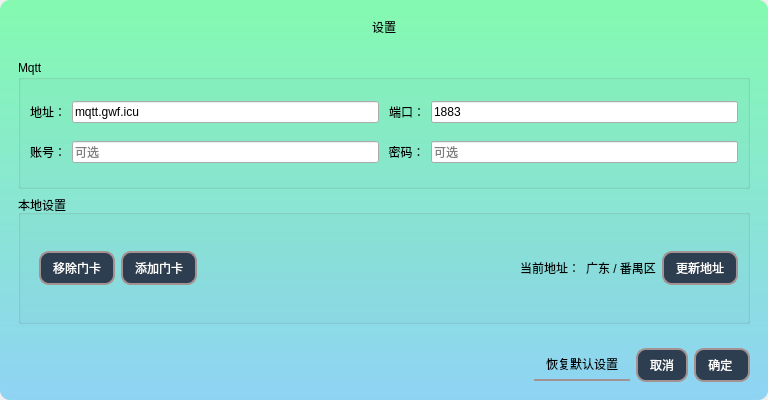
<?xml version="1.0" encoding="UTF-8"?>
<ui version="4.0">
 <class>Form</class>
 <widget class="QWidget" name="Form">
  <property name="geometry">
   <rect>
    <x>0</x>
    <y>0</y>
    <width>768</width>
    <height>400</height>
   </rect>
  </property>
  <property name="windowTitle">
   <string>Form</string>
  </property>
  <property name="styleSheet">
   <string notr="true"/>
  </property>
  <layout class="QVBoxLayout" name="verticalLayout">
   <property name="spacing">
    <number>0</number>
   </property>
   <property name="leftMargin">
    <number>0</number>
   </property>
   <property name="topMargin">
    <number>0</number>
   </property>
   <property name="rightMargin">
    <number>0</number>
   </property>
   <property name="bottomMargin">
    <number>0</number>
   </property>
   <item>
    <widget class="QWidget" name="mainWidget" native="true">
     <property name="styleSheet">
      <string notr="true">#mainWidget {
  background-color: qlineargradient(spread:pad, x1:1, y1:0, x2:1, y2:1, stop:0 rgba(132, 250, 176, 255), stop:1 rgba(143, 211, 244, 255));
border-radius:10px;
}

QPushButton {
	border-radius: 10px;
    padding: 6px 12px;
    background-color: #2C3E50;
    border: 2px solid rgb(164, 145, 145);
    color: white;
}

QPushButton:hover {
    background-color: #2980b9;
}

QPushButton:pressed {
    background-color: #2c3e50;
}
</string>
     </property>
     <layout class="QVBoxLayout" name="verticalLayout_2" stretch="0,4,0">
      <item>
       <widget class="QWidget" name="widget_2" native="true">
        <layout class="QVBoxLayout" name="verticalLayout_4">
         <item>
          <widget class="QLabel" name="label_5">
           <property name="text">
            <string>设置</string>
           </property>
           <property name="alignment">
            <set>Qt::AlignCenter</set>
           </property>
          </widget>
         </item>
        </layout>
       </widget>
      </item>
      <item>
       <widget class="QWidget" name="widget_3" native="true">
        <layout class="QVBoxLayout" name="verticalLayout_3">
         <item>
          <widget class="QGroupBox" name="groupBox_5">
           <property name="title">
            <string>Mqtt</string>
           </property>
           <layout class="QGridLayout" name="gridLayout">
            <item row="0" column="1">
             <widget class="QLineEdit" name="lineEdit">
              <property name="text">
               <string>mqtt.gwf.icu</string>
              </property>
              <property name="placeholderText">
               <string>Mqtt服务器地址</string>
              </property>
             </widget>
            </item>
            <item row="1" column="0">
             <widget class="QLabel" name="label_3">
              <property name="text">
               <string>账号：</string>
              </property>
              <property name="alignment">
               <set>Qt::AlignRight|Qt::AlignTrailing|Qt::AlignVCenter</set>
              </property>
             </widget>
            </item>
            <item row="0" column="0">
             <widget class="QLabel" name="label">
              <property name="text">
               <string>地址：</string>
              </property>
              <property name="alignment">
               <set>Qt::AlignRight|Qt::AlignTrailing|Qt::AlignVCenter</set>
              </property>
             </widget>
            </item>
            <item row="1" column="1">
             <widget class="QLineEdit" name="lineEdit_3">
              <property name="placeholderText">
               <string>可选</string>
              </property>
             </widget>
            </item>
            <item row="1" column="2">
             <widget class="QLabel" name="label_4">
              <property name="text">
               <string> 密码：</string>
              </property>
              <property name="alignment">
               <set>Qt::AlignCenter</set>
              </property>
             </widget>
            </item>
            <item row="0" column="3">
             <widget class="QLineEdit" name="lineEdit_2">
              <property name="text">
               <string>1883</string>
              </property>
              <property name="placeholderText">
               <string>Mqtt端口号(1883)</string>
              </property>
             </widget>
            </item>
            <item row="1" column="3">
             <widget class="QLineEdit" name="lineEdit_4">
              <property name="placeholderText">
               <string>可选</string>
              </property>
             </widget>
            </item>
            <item row="0" column="2">
             <widget class="QLabel" name="label_2">
              <property name="text">
               <string>端口：</string>
              </property>
              <property name="alignment">
               <set>Qt::AlignRight|Qt::AlignTrailing|Qt::AlignVCenter</set>
              </property>
             </widget>
            </item>
           </layout>
          </widget>
         </item>
         <item>
          <widget class="QGroupBox" name="groupBox">
           <property name="title">
            <string>本地设置</string>
           </property>
           <layout class="QHBoxLayout" name="horizontalLayout_2">
            <item>
             <widget class="QWidget" name="widget" native="true">
              <layout class="QGridLayout" name="gridLayout_2">
               <item row="0" column="1">
                <widget class="QPushButton" name="button_addRfid">
                 <property name="text">
                  <string>添加门卡</string>
                 </property>
                </widget>
               </item>
               <item row="0" column="0">
                <widget class="QPushButton" name="button_removeRfid">
                 <property name="text">
                  <string>移除门卡</string>
                 </property>
                </widget>
               </item>
              </layout>
             </widget>
            </item>
            <item>
             <widget class="QWidget" name="widget_5" native="true"/>
            </item>
            <item>
             <spacer name="horizontalSpacer_2">
              <property name="orientation">
               <enum>Qt::Horizontal</enum>
              </property>
              <property name="sizeHint" stdset="0">
               <size>
                <width>40</width>
                <height>20</height>
               </size>
              </property>
             </spacer>
            </item>
            <item>
             <widget class="QLabel" name="label_6">
              <property name="text">
               <string>当前地址：</string>
              </property>
             </widget>
            </item>
            <item>
             <widget class="QLabel" name="label_currentLocal">
              <property name="text">
               <string>广东 / 番禺区</string>
              </property>
             </widget>
            </item>
            <item>
             <widget class="QPushButton" name="button_updateLocal">
              <property name="styleSheet">
               <string notr="true"/>
              </property>
              <property name="text">
               <string>更新地址</string>
              </property>
             </widget>
            </item>
           </layout>
          </widget>
         </item>
        </layout>
       </widget>
      </item>
      <item>
       <widget class="QWidget" name="widget_4" native="true">
        <layout class="QHBoxLayout" name="horizontalLayout">
         <item>
          <spacer name="horizontalSpacer">
           <property name="orientation">
            <enum>Qt::Horizontal</enum>
           </property>
           <property name="sizeHint" stdset="0">
            <size>
             <width>40</width>
             <height>20</height>
            </size>
           </property>
          </spacer>
         </item>
         <item>
          <widget class="QPushButton" name="button_default">
           <property name="styleSheet">
            <string notr="true">QPushButton{
	
	color: none;
	border-style: solid;
    border-bottom: 2px solid rgb(164, 145, 145); /* 底部边框线颜色 */
    border-left: 0px transparent;
    border-right: 0px transparent;
    border-top: 0px transparent;
	background-color: none;
	border-radius:none;
}</string>
           </property>
           <property name="text">
            <string>恢复默认设置</string>
           </property>
          </widget>
         </item>
         <item>
          <widget class="QPushButton" name="button_cancel">
           <property name="styleSheet">
            <string notr="true"/>
           </property>
           <property name="text">
            <string>取消</string>
           </property>
          </widget>
         </item>
         <item>
          <widget class="QPushButton" name="button_confirm">
           <property name="text">
            <string>确定 </string>
           </property>
          </widget>
         </item>
        </layout>
       </widget>
      </item>
     </layout>
    </widget>
   </item>
  </layout>
 </widget>
 <resources/>
 <connections/>
</ui>
